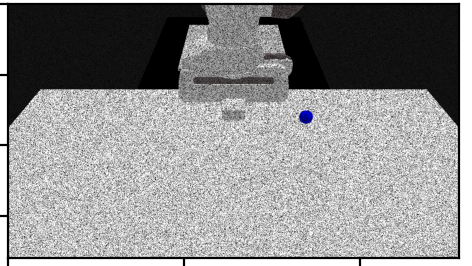
#> input picture test_img.png, 472 x 266 px
$ python test_downsampling.py
#> lines starting #> are read from the running program, lines starting #| are printed output that depends on the picture
import cv2
import sys
import os
import numpy as np
import matplotlib.pyplot as plt

lower_green_bound = np.array([40, 50, 50]) # HSV bounds
upper_green_bound = np.array([80, 255, 255])

img_path = 'test_img.png'
img = cv2.imread(img_path)
#> img is the input picture: shape (266, 472, 3); mean B, G, R 142.6, 142.4, 142.4
img = cv2.cvtColor(img, cv2.COLOR_BGR2RGB)

print(f"Img shape: {img.shape}")
#| Img shape: (266, 472, 3)

downscale_factor = 8

downsampled_image = cv2.resize(img, (50, 50), interpolation = cv2.INTER_AREA)
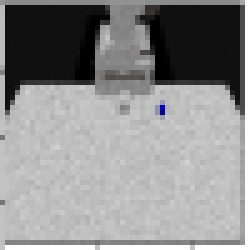
#> downsampled_image: shape (50, 50, 3) (shown 5 times larger); mean R, G, B 142.4, 142.4, 142.6
#downsampled_image = img[::downscale_factor, ::downscale_factor, :]

img = np.array(img).astype(np.uint8)
masked_image = np.array(downsampled_image).astype(np.uint8)

fig, axes = plt.subplots(1, 2)
axes[0].imshow(img)
axes[0].set_title('Original image')
axes[1].imshow(downsampled_image)
axes[1].set_title('Downsampled image')
plt.show()
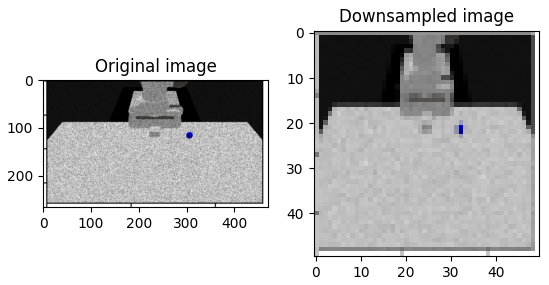
#> figure drawn by matplotlib, 2 panels


# cv2.imshow("Image", green_mask)
# cv2.waitKey(0)
# cv2.destroyAllWindows()

$ run again, with a_Color.png copied over test_img.png
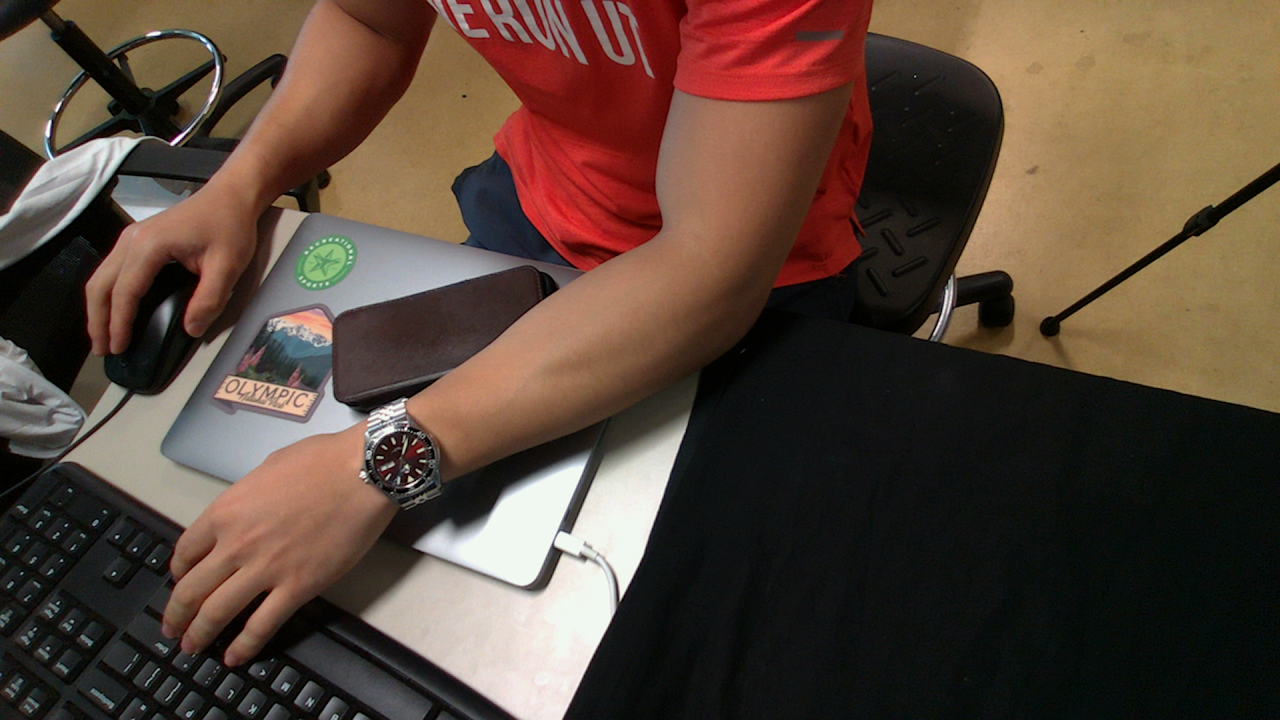
#> input picture a_Color.png, 1280 x 720 px
#> img is the input picture: shape (720, 1280, 3); mean B, G, R 57.5, 69.5, 88.7
#| Img shape: (720, 1280, 3)
#> `downsampled_image = cv2.resize(img, (50, 50), interpolation = cv2.INTE..`:
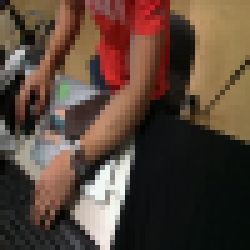
#> downsampled_image: shape (50, 50, 3) (shown 5 times larger); mean R, G, B 88.7, 69.5, 57.5
#> `plt.show()`:
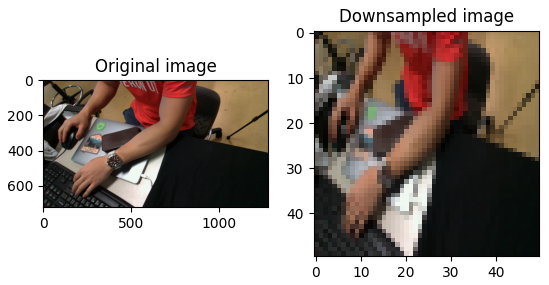
#> figure drawn by matplotlib, 2 panels
